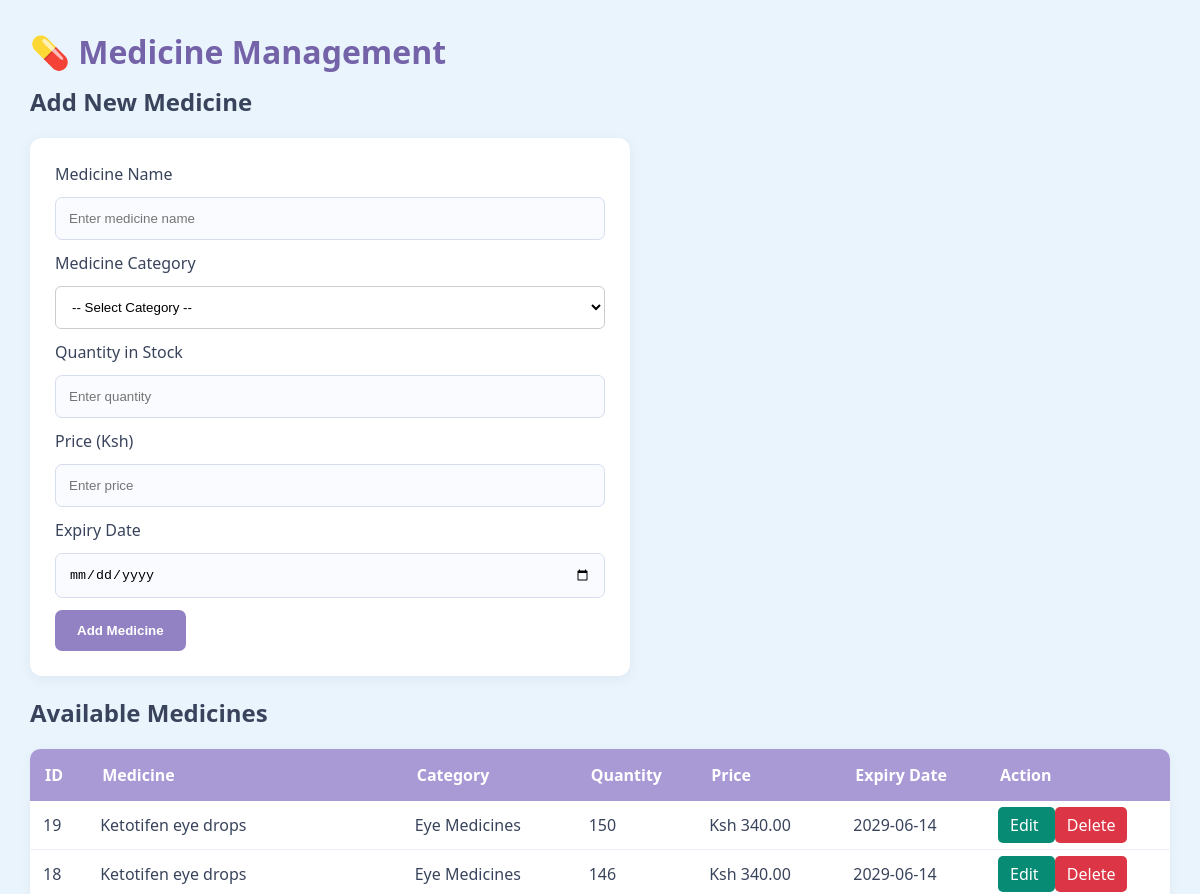
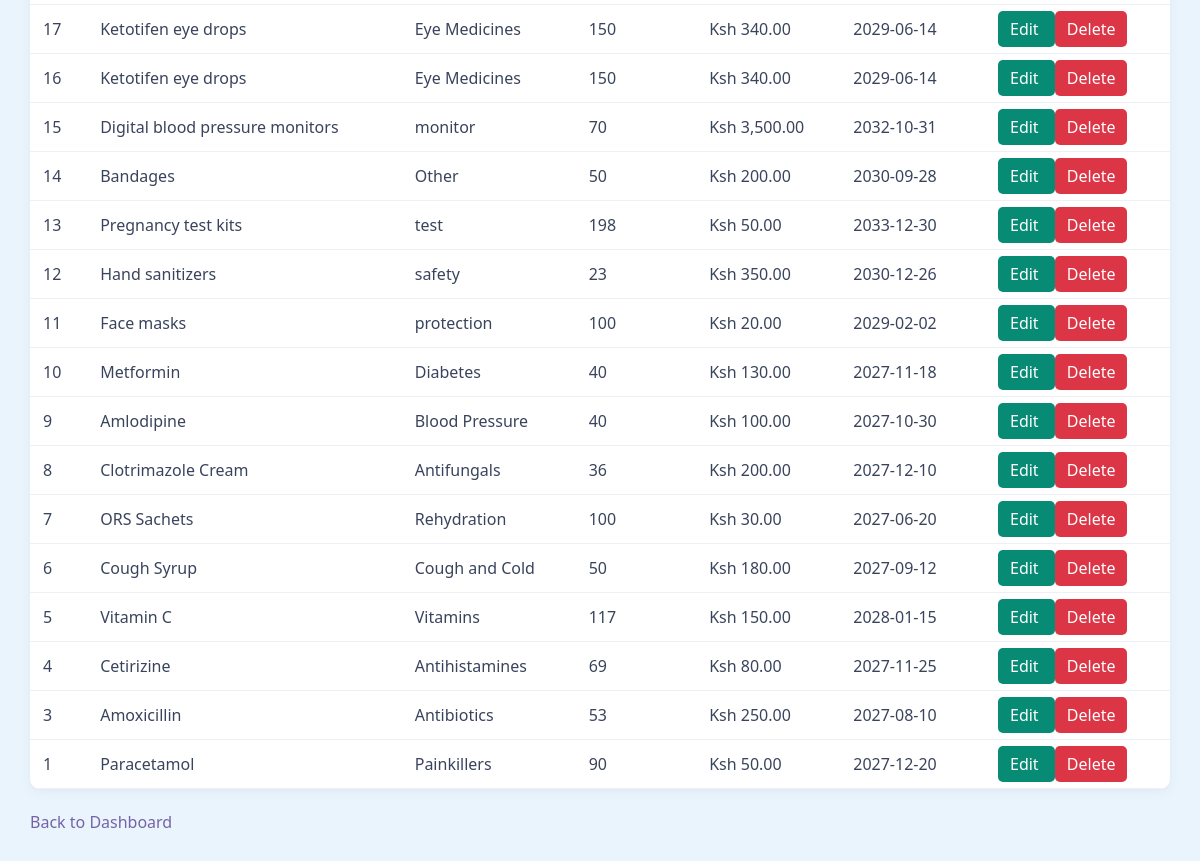
/medicines.php, run on the app's committed database (2 pictures, top to bottom).
### tables this page shows
CREATE TABLE `medicines` (
  `id` int(11) NOT NULL,
  `medicine_name` varchar(100) NOT NULL,
  `category` varchar(100) DEFAULT NULL,
  `quantity` int(11) NOT NULL DEFAULT 0,
  `price` decimal(10,2) NOT NULL,
  `expiry_date` date DEFAULT NULL,
  `created_at` timestamp NOT NULL DEFAULT current_timestamp()
);

### medicines.php (the view, shortened to what this page needs)
<?php
require 'config.php';
$edit = null;
$result = $conn->query(
    "SELECT * FROM medicines ORDER BY id DESC"
);
?>
<!DOCTYPE html>
<html>
<head>
    <link rel="stylesheet" href="style.css">
</head>
<body>
<div class="main" style="margin-left:0">
    <h1>💊 Medicine Management</h1>
    <h2>
        <?php echo $edit ? "Update Medicine" : "Add New Medicine"; ?>
    </h2>
    <form method="POST">
        <label>Medicine Name</label>
        <input type="text" name="medicine_name"
        placeholder="Enter medicine name" required
        value="<?php echo htmlspecialchars($edit['medicine_name'] ?? ''); ?>">
        <label>Medicine Category</label>
        <select name="category" required>
            <option value="">-- Select Category --</option>
        </select>
        <label>Quantity in Stock</label>
        <input type="number" name="quantity"
        placeholder="Enter quantity" min="0" required
        value="<?php echo $edit['quantity'] ?? ''; ?>">
        <label>Price (Ksh)</label>
        <input type="number" name="price"
        placeholder="Enter price" step="0.01" min="0" required
        value="<?php echo $edit['price'] ?? ''; ?>">
        <label>Expiry Date</label>
        <input type="date" name="expiry_date"
        value="<?php echo $edit['expiry_date'] ?? ''; ?>">
        <button type="submit" name="save">
            <?php echo $edit ? "Update Medicine" : "Add Medicine"; ?>
        </button>
    </form>
    <h2>Available Medicines</h2>
    <table>
        <tr>
            <th>ID</th>
            <th>Medicine</th>
            <th>Category</th>
            <th>Quantity</th>
            <th>Price</th>
            <th>Expiry Date</th>
            <th>Action</th>
        </tr>
        <?php while ($row = $result->fetch_assoc()) { ?>
        <tr>
            <td><?php echo $row['id']; ?></td>
            <td><?php echo htmlspecialchars($row['medicine_name']); ?></td>
            <td><?php echo htmlspecialchars($row['category']); ?></td>
            <td><?php echo $row['quantity']; ?></td>
            <td>Ksh <?php echo number_format($row['price'], 2); ?></td>
            <td><?php echo $row['expiry_date'] ?: 'Not set'; ?></td>
            <td>
                <a class="action edit"
                href="?edit=<?php echo $row['id']; ?>">
                    Edit
                </a>
                <a class="action delete"
                href="?delete=<?php echo $row['id']; ?>"
                onclick="return confirm('Are you sure you want to delete this medicine?')">
                    Delete
                </a>
            </td>
        </tr>
        <?php } ?>
    </table>
    <br>
    <a href="index.php">Back to Dashboard</a>
</div>
</body>
</html>

### style.css (style rules this page uses)
* { margin: 0; padding: 0; box-sizing: border-box; }
body { font-family: 'Segoe UI', Arial, sans-serif; background: #eaf4fc; color: #39445c; }
.main { margin-left: 270px; padding: 30px; }
.main h1 { color: #7463a8; margin-bottom: 12px; }
table { width: 100%; border-collapse: collapse; background: white; margin-top: 20px; border-radius: 10px; overflow: hidden; box-shadow: 0 3px 10px rgba(120, 145, 180, 0.1); }
th { background: #a99ad6; color: white; padding: 15px; text-align: left; }
td { padding: 13px; border-bottom: 1px solid #edf0f7; }
form { background: white; padding: 25px; max-width: 600px; margin: 20px 0; border-radius: 12px; box-shadow: 0 3px 12px rgba(120, 145, 180, 0.12); }
input, select { display: block; width: 100%; padding: 13px; margin: 12px 0; border: 1px solid #d6ddec; border-radius: 7px; background: #f9fbff; outline: none; }
button { background: #9382c3; color: white; border: none; padding: 13px 22px; border-radius: 7px; cursor: pointer; font-weight: bold; transition: 0.3s; }
a { color: #7463a8; text-decoration: none; }

### medicines.php (style rules this page uses)
select { display: block; width: 100%; padding: 12px; margin: 12px 0; border: 1px solid #ccc; border-radius: 6px; background: white; }
.action { padding: 7px 12px; border-radius: 5px; color: white; text-decoration: none; }
.edit { background: #078b75; }
.delete { background: #dc3545; }

### data on the page
medicines: id "19", medicine_name "Ketotifen eye drops", category "Eye Medicines", quantity "150", price "340.00", expiry_date "2029-06-14"
medicines: id "18", medicine_name "Ketotifen eye drops", category "Eye Medicines", quantity "146", price "340.00", expiry_date "2029-06-14"
medicines: id "17", medicine_name "Ketotifen eye drops", category "Eye Medicines", quantity "150", price "340.00", expiry_date "2029-06-14"
medicines: id "16", medicine_name "Ketotifen eye drops", category "Eye Medicines", quantity "150", price "340.00", expiry_date "2029-06-14"
medicines: id "15", medicine_name "Digital blood pressure monitors", category "monitor", quantity "70", price "3,500.00", expiry_date "2032-10-31"
medicines: id "14", medicine_name "Bandages", category "Other", quantity "50", price "200.00", expiry_date "2030-09-28"
medicines: id "13", medicine_name "Pregnancy test kits", category "test", quantity "198", price "50.00", expiry_date "2033-12-30"
medicines: id "12", medicine_name "Hand sanitizers", category "safety", quantity "23", price "350.00", expiry_date "2030-12-26"
medicines: id "11", medicine_name "Face masks", category "protection", quantity "100", price "20.00", expiry_date "2029-02-02"
medicines: id "10", medicine_name "Metformin", category "Diabetes", quantity "40", price "130.00", expiry_date "2027-11-18"
medicines: id "9", medicine_name "Amlodipine", category "Blood Pressure", quantity "40", price "100.00", expiry_date "2027-10-30"
medicines: id "8", medicine_name "Clotrimazole Cream", category "Antifungals", quantity "36", price "200.00", expiry_date "2027-12-10"
medicines: id "7", medicine_name "ORS Sachets", category "Rehydration", quantity "100", price "30.00", expiry_date "2027-06-20"
medicines: id "6", medicine_name "Cough Syrup", category "Cough and Cold", quantity "50", price "180.00", expiry_date "2027-09-12"
medicines: id "5", medicine_name "Vitamin C", category "Vitamins", quantity "117", price "150.00", expiry_date "2028-01-15"
medicines: id "4", medicine_name "Cetirizine", category "Antihistamines", quantity "69", price "80.00", expiry_date "2027-11-25"
medicines: id "3", medicine_name "Amoxicillin", category "Antibiotics", quantity "53", price "250.00", expiry_date "2027-08-10"
medicines: id "1", medicine_name "Paracetamol", category "Painkillers", quantity "90", price "50.00", expiry_date "2027-12-20"
